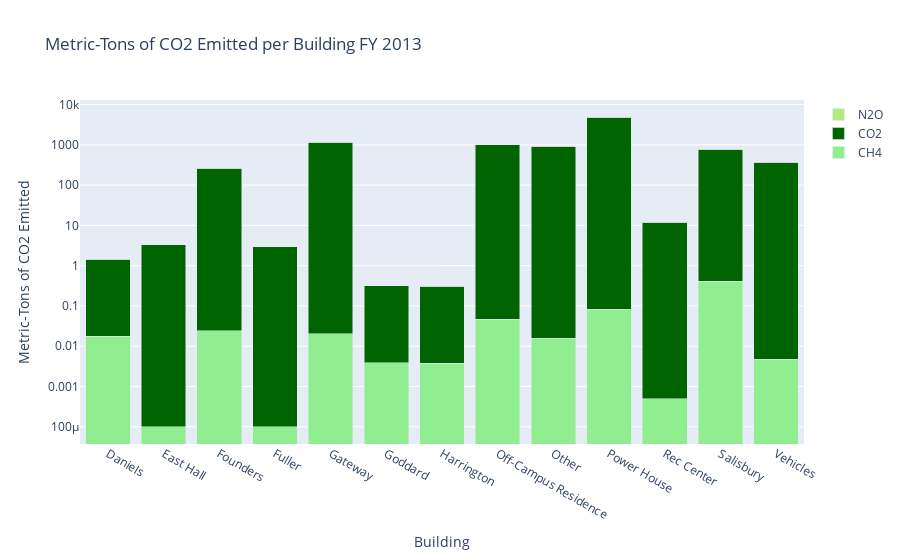

The cell this chart's notebook holds for it:
### Code cell
import plotly.graph_objects as go

# Group by both 'Building' and 'Pollutant', then sum the 'Metric-Tons of CO2 Emitted'
grouped_data = df1.groupby(['Building', 'Pollutant'])['Metric-Tons of CO2 Emitted'].sum().reset_index()

# Pivot the data to have 'Building' as index, 'Pollutant' as columns, and 'Metric-Tons of CO2 Emitted' as values
pivot_data = grouped_data.pivot(index='Building', columns='Pollutant', values='Metric-Tons of CO2 Emitted')

# Define colors for each pollutant
colors = ['lightgreen', 'darkgreen', '#B6E880']

# Create traces for each pollutant
data = []
for pollutant, color in zip(pivot_data.columns, colors):
    trace = go.Bar(
        x=pivot_data.index,
        y=pivot_data[pollutant],
        name=pollutant,
        marker=dict(color=color),
    )
    data.append(trace)

# Define layout
layout = go.Layout(
    title='Metric-Tons of CO2 Emitted per Building FY 2013',
    xaxis=dict(title='Building'),
    yaxis=dict(title='Metric-Tons of CO2 Emitted', type='log'),
    barmode='stack',
)

# Create figure
fig = go.Figure(data=data, layout=layout)

# Show plot
fig.show()

### Figure 1 — Plotly figure (JSON) as saved in the notebook; plotly's stock layout.template omitted (floating-point values rounded to 4 significant figures)
{"data": [{"marker": {"color": "lightgreen"}, "name": "CH4", "type": "bar", "x": ["Daniels", "East Hall", "Founders", "Fuller", "Gateway", "Goddard", "Harrington", "Off-Campus Residence", "Other", "Power House", "Rec Center", "Salisbury", "Vehicles"], "y": [0.0178, 0.0001, 0.0241, 0.0001, 0.0205, 0.0039, 0.0038, 0.0472, 0.0156, 0.0829, 0.0005, 0.4104, 0.0048]}, {"marker": {"color": "darkgreen"}, "name": "CO2", "type": "bar", "x": ["Daniels", "East Hall", "Founders", "Fuller", "Gateway", "Goddard", "Harrington", "Off-Campus Residence", "Other", "Power House", "Rec Center", "Salisbury", "Vehicles"], "y": [1.431, 3.308, 260.1, 2.92, 1176.0, 0.3155, 0.3046, 1018.0, 916.1, 4857.0, 11.92, 780.3, 370.9]}, {"marker": {"color": "#B6E880"}, "name": "N2O", "type": "bar", "x": ["Daniels", "East Hall", "Founders", "Fuller", "Gateway", "Goddard", "Harrington", "Off-Campus Residence", "Other", "Power House", "Rec Center", "Salisbury", "Vehicles"], "y": [0, 0.0002, 0.0044, 0.0001, 0.0209, 0, 0, 0.0218, 0.0156, 0.0831, 0.0007, 0.0128, 0.0064]}], "layout": {"barmode": "stack", "title": {"text": "Metric-Tons of CO2 Emitted per Building FY 2013"}, "xaxis": {"title": {"text": "Building"}}, "yaxis": {"title": {"text": "Metric-Tons of CO2 Emitted"}, "type": "log"}}}
